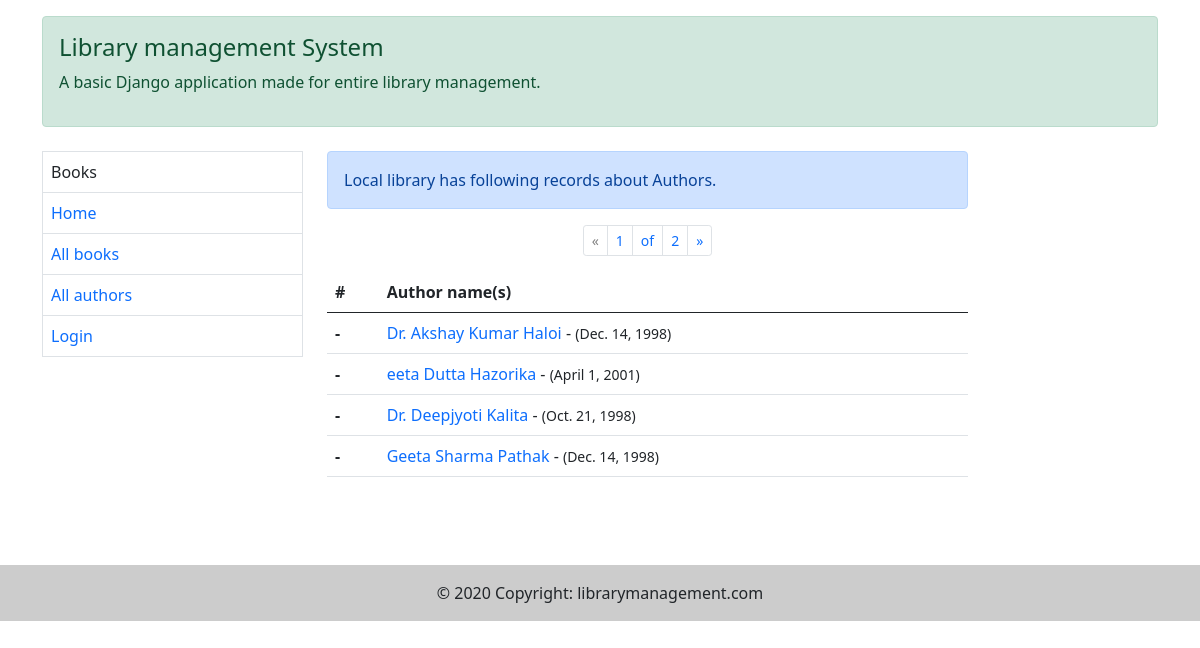
The app's page /catalog/authors/, older data.
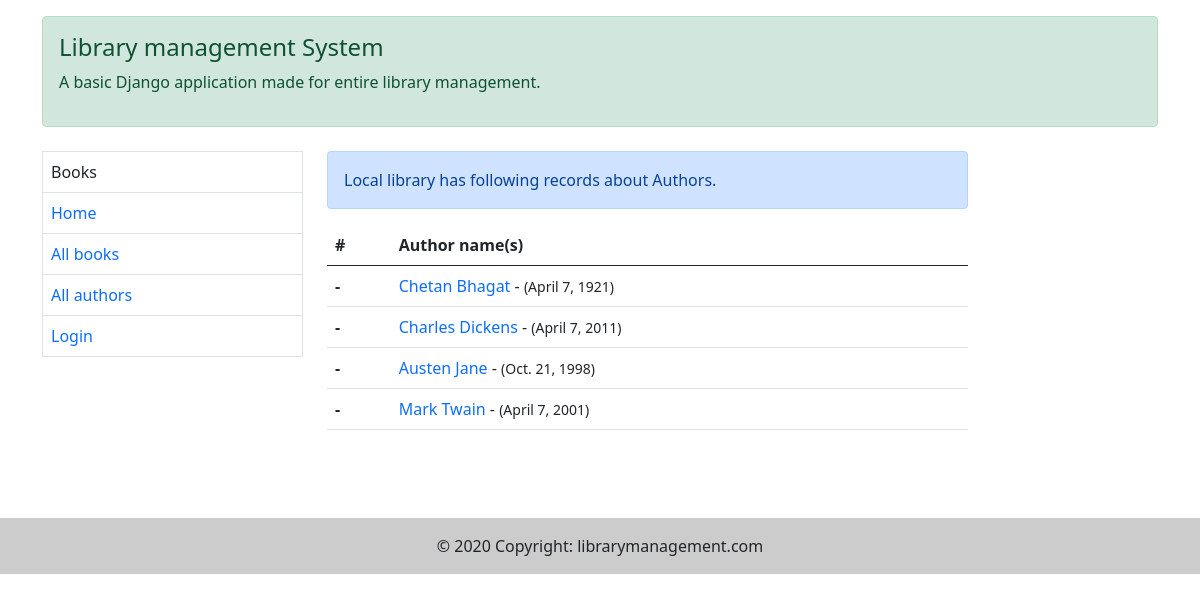
The same page, newer data.
### catalog/models.py (models this page shows, shortened)
class Author(models.Model):
    first_name = models.CharField(max_length=100)
    last_name = models.CharField(max_length=100)
    date_of_birth = models.DateField(null=True, blank=True)
    date_of_death = models.DateField('Date of death', null=True, blank=True)
    class Meta:
        ordering = ['last_name', 'first_name']

### catalog/views.py (the view)
# urls.py: path('authors/', views.AuthorListView.as_view(), name="authors"),
class AuthorListView(generic.ListView):
    model = Author
    template_name = 'catalog/all_authors.html'
    context_object_name = 'authors'
    paginate_by = 4

### templates/catalog/all_authors.html (shortened to what this page needs)
{% extends 'catalog/base.html' %}
{% load static %}
{% block body %}
    <div class="alert alert-primary" role="alert">
        Local library has following records about Authors.
    </div>
    {% block pagination %}
        {% if is_paginated %}
            <nav class="mt-3" aria-label="Page navigation example">
                <ul class="pagination pagination-sm justify-content-center">
                    <li class="page-item">
                        {% if page_obj.has_previous %}
                            <a class="page-link" href="{{ requeset.path }}?page={{ page_obj.previous_page_number }}"
                               aria-label="Previous">
                                <span aria-hidden="true">&laquo;</span>
                            </a>
                        {% else %}
                            <a class="page-link" aria-label="Previous">
                                <span style="color:grey" aria-hidden="true">&laquo;</span>
                            </a>
                        {% endif %}
                    </li>
                    <li class="page-item"><a class="page-link">{{ page_obj.number }}</a></li>
                    <li class="page-item"><a class="page-link">of</a></li>
                    <li class="page-item"><a class="page-link">{{ page_obj.paginator.num_pages }}</a></li>
                    <li class="page-item">
                        {% if page_obj.has_next %}
                            <a class="page-link" href="{{ request.path }}?page={{ page_obj.next_page_number }}"
                               aria-label="Next">
                                <span aria-hidden="true">&raquo;</span>
                            </a>
                        {% else %}
                            <a class="page-link" aria-label="Next">
                                <span style="color: grey" aria-hidden="true">&raquo;</span>
                            </a>
                        {% endif %}
                    </li>
                </ul>
            </nav>
        {% endif %}
    {% endblock %}
    <table class="table">
        <thead>
        <tr>
            <th scope="col">#</th>
            <th scope="col">Author name(s)</th>
        </tr>
        </thead>
        <tbody>
        {% for author in authors %}
            <tr>
                <th scope="row">-</th>
                <td>
                    <a href="{% url 'author-detail' author.last_name author.id %}">{{ author.first_name }} {{ author.last_name }}</a>
                    - <small>({{ author.date_of_birth }})</small></td>
            </tr>
        {% endfor %}
        </tbody>
    </table>
<br><br><br>
{% endblock %}

Row changes from the older to the newer data that the page shows:
removed Author: first_name "Dr. Akshay Kumar", last_name "Haloi", date_of_birth "Dec. 14, 1998"
removed Author: first_name "eeta Dutta", last_name "Hazorika", date_of_birth "April 1, 2001"
removed Author: first_name "Geeta Sharma", last_name "Pathak", date_of_birth "Dec. 14, 1998"
now on this page (row edited): Author: first_name "Chetan", last_name "Bhagat", date_of_birth "April 7, 1921"
added Author: first_name "Charles", last_name "Dickens", date_of_birth "April 7, 2011"
changed Author: first_name "Dr. Deepjyoti" → "Austen"; last_name "Kalita" → "Jane"
added Author: first_name "Mark", last_name "Twain", date_of_birth "April 7, 2001"
Text that changed along with them:
{{ page_obj.number }}: "1" → (not shown)
{{ page_obj.paginator.num_pages }}: "2" → (not shown)
text no longer shown: "« of »"
